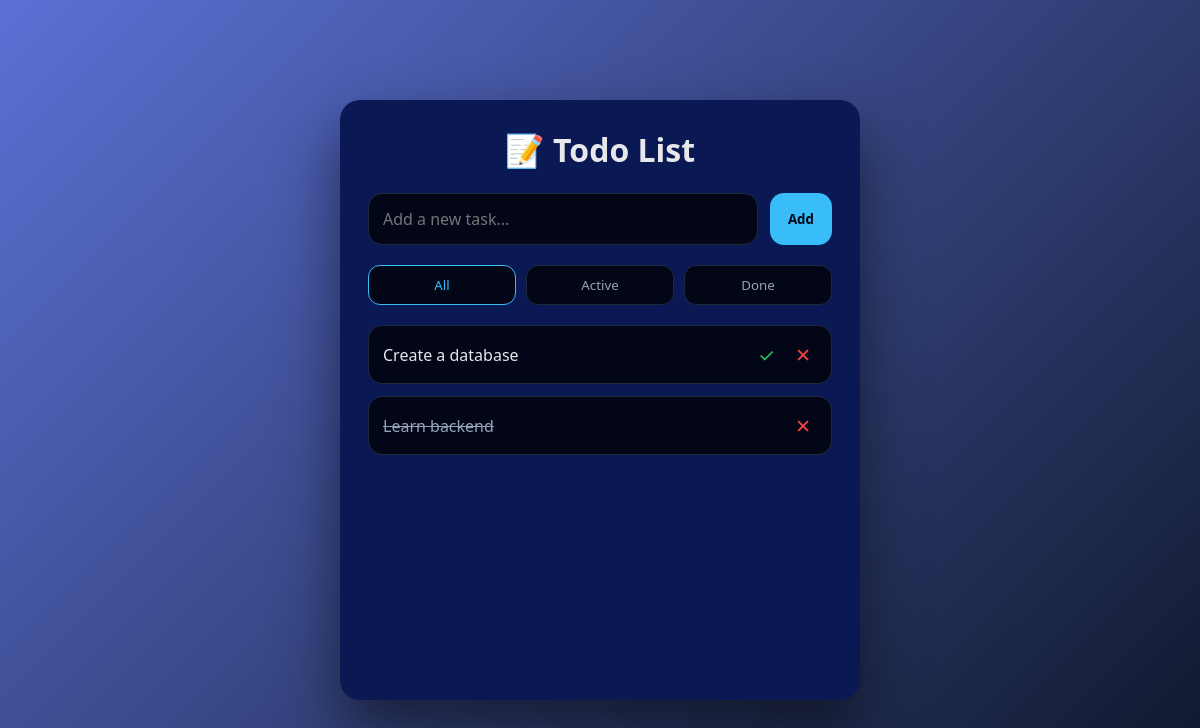
/, run on an earlier commit of the app's database.
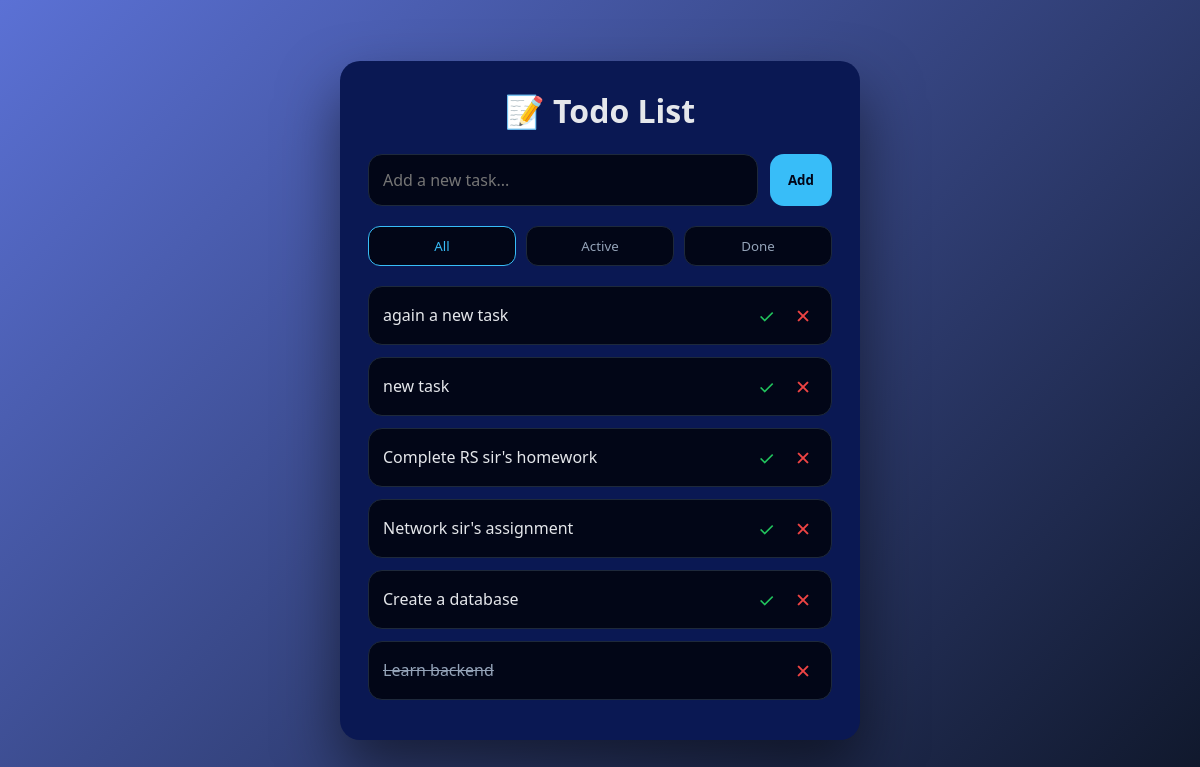
And on a later commit of the database.
### todo/models.py (models this page shows, shortened)
class Task(models.Model):
    task = models.CharField(max_length=100) #this make a charfield in the table inside the database
    is_done = models.BooleanField(default=False) # similary creates a boolean field
    created_at = models.DateTimeField(auto_now_add=True) # the time and date of creation of the object
    updated_at = models.DateTimeField(auto_now=True) # the time and date of latest update of the odject

### todo_main/views.py (the view)
# urls.py: 2. Add a URL to urlpatterns:  path('', views.home, name='home')
def home(request):
    tasks = Task.objects.all().order_by('-created_at')
    context ={
        'tasks':tasks
    }
    return render(request,'home.html',context)

### templates/home.html (shortened to what this page needs)
<!DOCTYPE html>
{% load static %}
<html lang="en">
<head>
  <link rel="stylesheet" href="{% static 'home.css'%}" />
</head>
<body>
  <div class="todo-app">
    <h1>📝 Todo List</h1>
    <form class="input-row" method="POST" action="{%url 'addtask'%}">
      <input type="text" name="task" placeholder="Add a new task..." required />
      <button type="submit">Add</button>
    </form>
    <div class="filters">
      <button class="active">All</button>
      <button>Active</button>
      <button>Done</button>
    </div>
    <ul class="todo-list">
      {% if tasks %}
      {% for task in tasks %}
      {% if task.is_done %}
      <li class="completed">
        <span>{{task.task}}</span>
        <div class="actions">
          <form method="POST" action="/delete-task">
            <button class="delete" type="submit">✕</button>
          </form>
        </div>
      </li>
      {% else %}
      <li>
        <span>{{task.task}}</span>
        <div class="actions">
          <form method="POST" action="/complete-task">
            <button class="check" type="submit">✓</button>
          </form>
          <form method="POST" action="/delete-task">
            <button class="delete" type="submit">✕</button>
          </form>
        </div>
      </li>
      {% endif %}
      {% endfor %}
    </ul>
    {% endif %}
  </div>
</body>
</html>

### static/home.css (style rules this page uses)
:root { --bg: #0f172a; --card: #0a1853; --text: #e5e7eb; --muted: #94a3b8; --accent: #38bdf8; --done: #22c55e; --danger: #ef4444; --border: #1e293b; }
* { box-sizing: border-box; font-family: system-ui, -apple-system, BlinkMacSystemFont, sans-serif; }
body { margin: 0; min-height: 100vh; background: linear-gradient(135deg, #5b71d5, #0f172a); display: flex; align-items: center; justify-content: center; color: var(--text); }
.todo-app { width: 100%; max-width: 520px; min-height: 600px; background: var(--card); border-radius: 20px; padding: 28px; box-shadow: 0 30px 60px rgba(0,0,0,.5); }
h1 { margin: 0 0 22px; text-align: center; font-size: 2rem; }
.input-row { display: flex; gap: 12px; margin-bottom: 20px; }
.input-row input { flex: 1; padding: 14px; border-radius: 14px; border: 1px solid var(--border); background: #020617; color: var(--text); font-size: 1rem; }
.input-row button { padding: 14px 18px; border-radius: 14px; border: none; background: var(--accent); color: #020617; font-weight: 600; cursor: pointer; }
.filters { display: flex; gap: 10px; margin-bottom: 20px; }
.filters button { flex: 1; padding: 10px; border-radius: 12px; background: #020617; border: 1px solid var(--border); color: var(--muted); cursor: pointer; }
.filters button.active { border-color: var(--accent); color: var(--accent); }
.todo-list { list-style: none; padding: 0; margin: 0; }
.todo-list li { display: flex; align-items: center; justify-content: space-between; padding: 14px; margin-bottom: 12px; background: #020617; border-radius: 14px; border: 1px solid var(--border); }
.todo-list li.completed span { text-decoration: line-through; color: var(--muted); }
.actions { display: flex; gap: 8px; }
.actions form { margin: 0; }
.actions button { background: transparent; border: none; cursor: pointer; font-size: 1.2rem; }
.actions .check { color: var(--done); }
.actions .delete { color: var(--danger); }

What changed in the data, as far as the page shows it:
added Task: task "again a new task"
added Task: task "new task"
added Task: task "Complete RS sir's homework"
added Task: task "Network sir's assignment"
